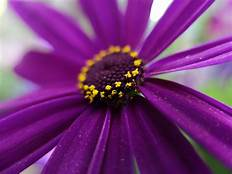
#> input picture .github/th.jpg, 232 x 174 px
$ python Pillow3.py
#> lines starting #> are read from the running program, lines starting #| are printed output that depends on the picture
from PIL import Image
from PIL import ImageFilter #Some filters for images

# - Assign image to pillow format

flower = Image.open("th.jpg")
#> flower is the input picture: PIL image 232x174 RGB; mean R, G, B 118, 52.2, 120.1
mountain = Image.open("th-1.jpg")
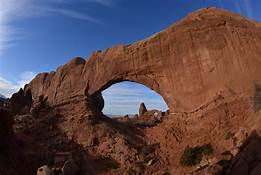
#> input picture .github/th-1.jpg, 261 x 175 px
#> mountain is the input picture: PIL image 261x175 RGB; mean R, G, B 90.6, 72.5, 77.6

# This changes the mode from RGB to Black and White

black_white = flower.convert("L") # L is Black and White
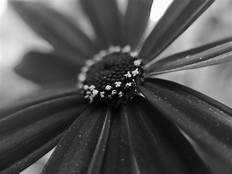
#> black_white: PIL image 232x174 L; min 0, max 255, mean 79.7
black_white.show() # - The mode is changed from RGB to Black and White. No more RGB channels.

blur = flower.filter(ImageFilter.BLUR) # - This blurs the image using the imported filter
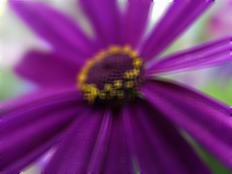
#> blur: PIL image 232x174 RGB; mean R, G, B 118.1, 52.3, 120.2
blur.show()

detail = flower.filter(ImageFilter.DETAIL) # - This gets the detail of the image.
detail.show()

edges = flower.filter(ImageFilter.FIND_EDGES) # - Finds the edges and highlights.
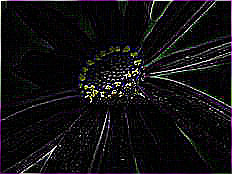
#> edges: PIL image 232x174 RGB; mean R, G, B 16.9, 15.5, 17.4
edges.show()
